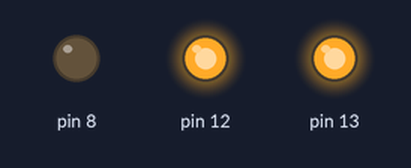
Simulated run of this sketch. Board: Arduino Uno, built with avr-gcc and run on an emulated ATmega328P. On the bench: output pins drawn as LEDs (lit = HIGH).

Above: at 0.1 s.
Timing chart, 0 to 1.6 s (numbered marks = the images above):
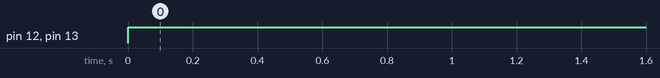

The sketch:

RGB_LED.ino
```cpp
// C++ code
//
void setup()
{
   pinMode(13, OUTPUT);
   pinMode(12, OUTPUT);
   pinMode(8, OUTPUT);

}

void loop()
{
  //By mixing rgb colors we can find different other colors
  //We can also find other colors by changing the resistance values as it allows some percentage of current through those rgb colors

  digitalWrite(13, HIGH);
 // delay(1000);
// digitalWrite(13, LOW);
  //delay(1000);
   digitalWrite(12, HIGH);
 // delay(1000);
  //digitalWrite(12, LOW);
  //delay(1000);
 //  digitalWrite(8, HIGH);
 // delay(1000);
 // digitalWrite(8, LOW);
 // delay(1000);

}
```

Measured:
- by itself, pin 12, pin 13: LOW → HIGH at 0.00 s
